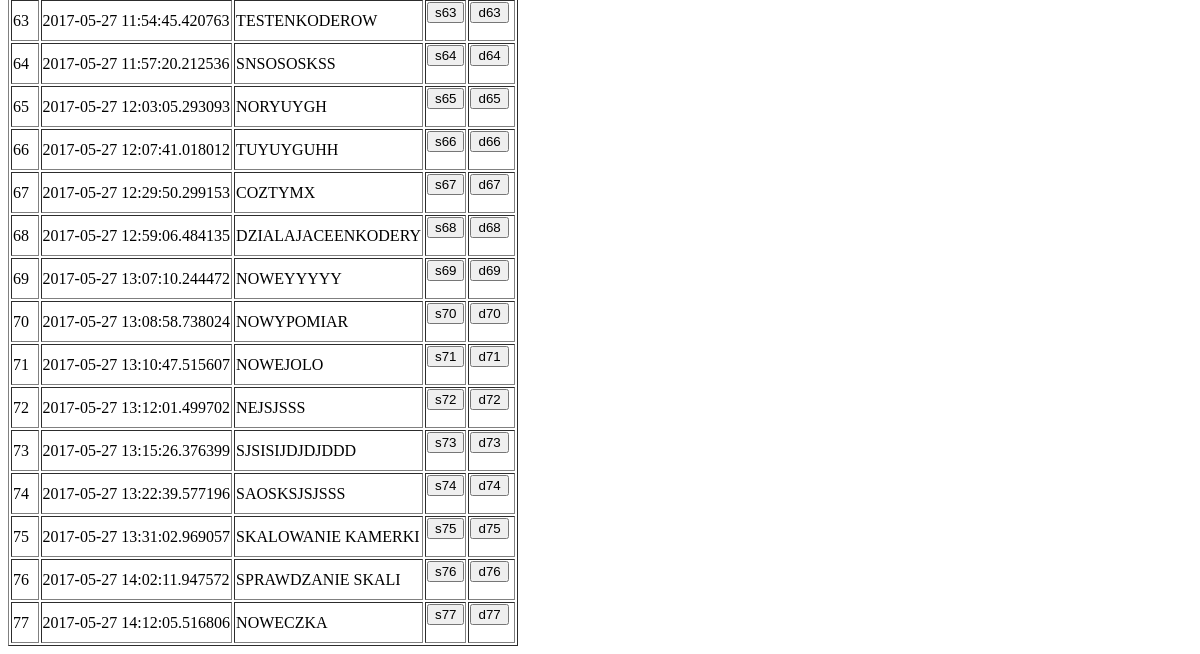
Page /database (signed in, lower part) on the earlier database version.
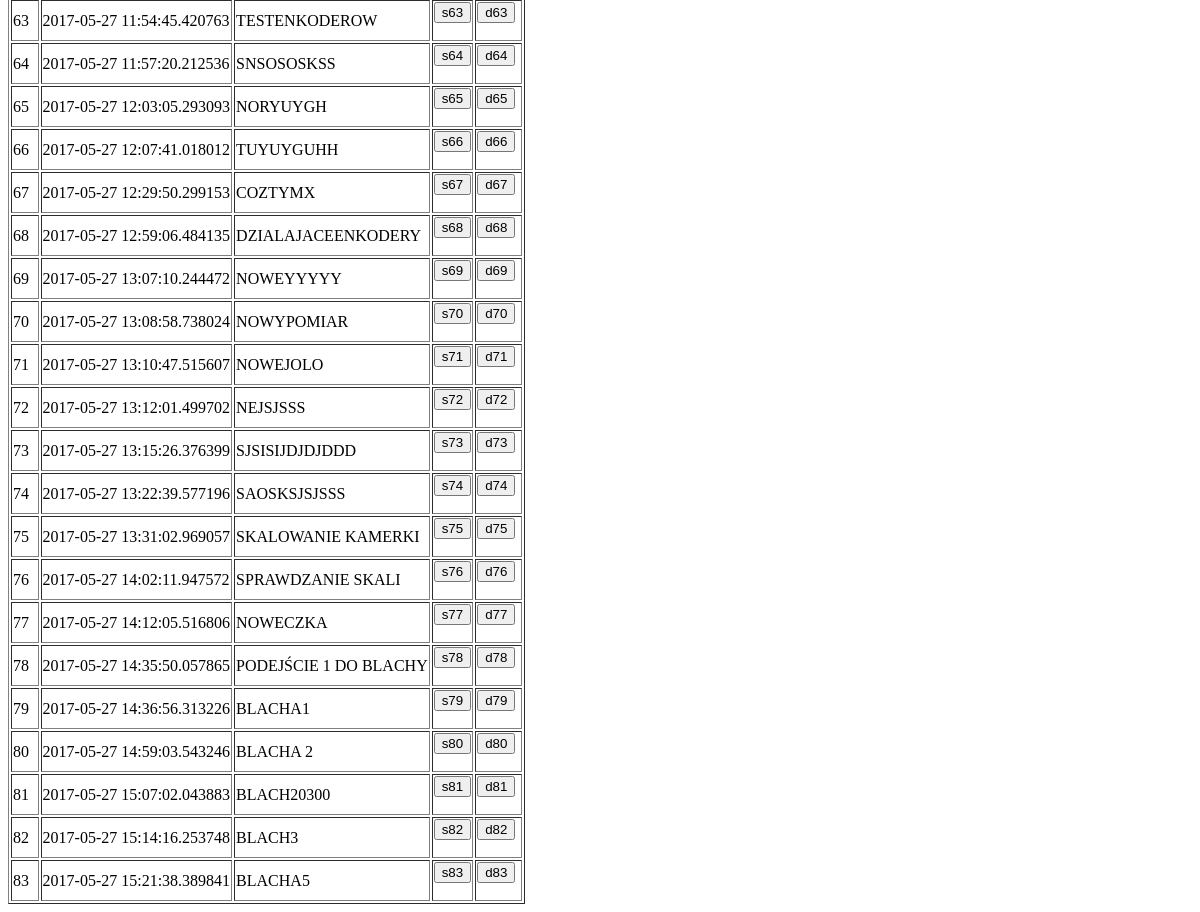
Same page on the later database version.
### app/models.py (models this page shows, shortened)
class Measure(db.Model):
    id = db.Column(db.Integer, primary_key = True)
    title = db.Column(db.String(140))
    timestamp = db.Column(db.DateTime)
    minVal = db.Column(db.Integer)
    maxVal = db.Column(db.Integer)
    scale = db.Column(db.Integer)
    active = db.Column(db.Boolean)
    user_id = db.Column(db.Integer, db.ForeignKey('user.id'))
    photos = db.relationship('Photo', backref='title', lazy='dynamic')

### app/views.py (the view)
@app.route('/database', methods=['GET'])
@login_required
def database():
    users = models.User.query.all()
    user = g.user
    measures = user.measures.all() #models.Measure.query.all()
    db.session.commit()
    return render_template("database.html",
                           title='database',
                           users=users,
                           measures=measures)

### app/models.py (called while the page is built)
    @property
    def is_authenticated(self):
        return True

### app/views.py (called while the page is built)
@lm.user_loader
def load_user(id):
    return User.query.get(int(id))

@app.before_request
def before_request():
    g.user = current_user

### app/templates/database.html (shortened to what this page needs)
{% extends "base.html" %}
{% block content %}
	<table border="1">
		<tbody>
			{% for m in measures %}
				<tr>
					<td> {{ m.id }}		</td>
					<td> {{ m.timestamp }}	</td>
					<td> {{ m.title }}	</td>
					<td>
					<form action="" method="post">
						<input type="submit" name="submit" value=s{{m.id}}>
					</form>
					</td>
					<td>
					<form action="" method="post">
						<input type="submit" name="submit" value=d{{m.id}}>
					</form>
					</td>
				</tr>
			{% endfor %}
		</tbody>
	</table>
{% endblock %}

### app/templates/base.html (shortened to what this page needs)
<html>
  <head>
  </head>
  <body>
    {% block content %}{% endblock %}
  </body>
</html>

Differences in the rows shown:
added Measure: id "78", timestamp "2017-05-27 14:35:50.057865", title "PODEJŚCIE 1 DO BLACHY", submit "s78", submit "d78"
added Measure: id "79", timestamp "2017-05-27 14:36:56.313226", title "BLACHA1", submit "s79", submit "d79"
added Measure: id "80", timestamp "2017-05-27 14:59:03.543246", title "BLACHA 2", submit "s80", submit "d80"
added Measure: id "81", timestamp "2017-05-27 15:07:02.043883", title "BLACH20300", submit "s81", submit "d81"
added Measure: id "82", timestamp "2017-05-27 15:14:16.253748", title "BLACH3", submit "s82", submit "d82"
added Measure: id "83", timestamp "2017-05-27 15:21:38.389841", title "BLACHA5", submit "s83", submit "d83"
